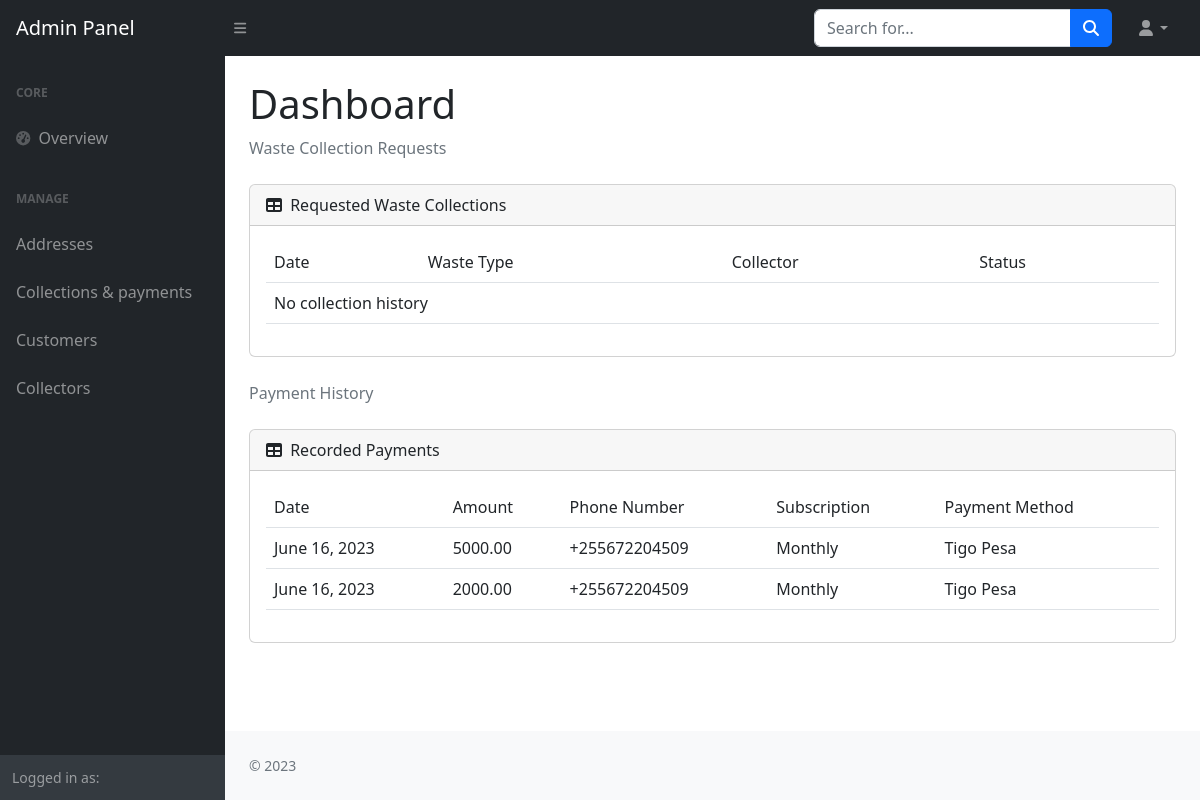
The page /collections_payments/ on the database as committed earlier.
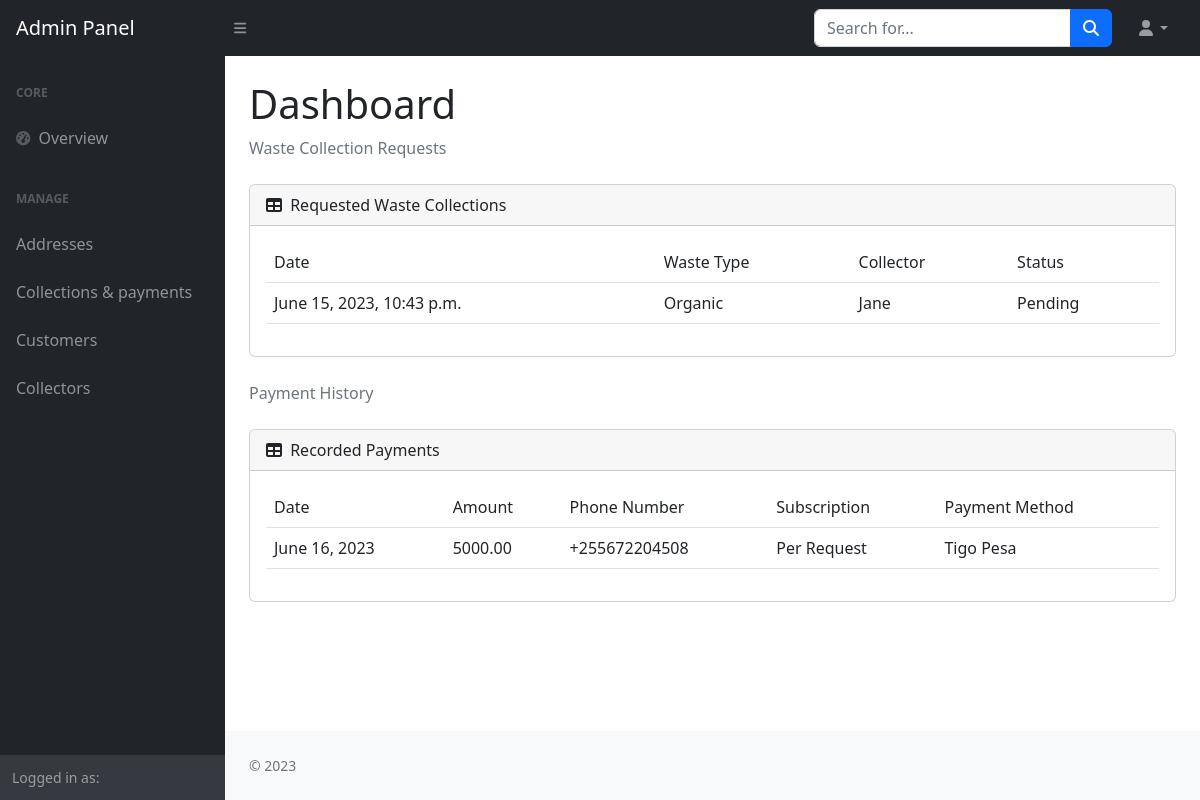
The same page on the database as committed later.
### wms_app/models.py (models this page shows, shortened)
class Payment(models.Model):
    waste_producer = models.ForeignKey(User, on_delete=models.CASCADE)
    payment_date = models.DateField()
    amount = models.DecimalField(max_digits=8, decimal_places=2)
    status = models.BooleanField(default=False)
    phone_number = models.CharField(max_length=20, blank=True, null=True)
    payment_method = models.CharField(max_length=20, blank=True, null=True)
    payment_type = models.CharField(max_length=20, blank=True, null=True)

class Collection(models.Model):
    waste_producer = models.ForeignKey(User, on_delete=models.CASCADE)
    waste_collector = models.ForeignKey(Customer, on_delete=models.CASCADE, null=True, blank=True)
    collection_date = models.DateField(blank=True, null=True)
    collection_status = models.BooleanField(default=False)
    time_requested = models.DateTimeField(auto_now_add=True)
    area = models.ForeignKey('Area', on_delete=models.CASCADE)
    waste_type = models.CharField(max_length=20)
    house_number = models.CharField(max_length=50)
    bin_number = models.CharField(max_length=50)

class Customer(models.Model):
    user = models.OneToOneField(User, on_delete=models.CASCADE)
    role = models.CharField(max_length=20)
    address = models.CharField(max_length=100)
    contact_number = models.CharField(max_length=20)
    def __str__(self):
        return self.user.first_name

### wms_app/views.py (the view)
# urls.py: path('collections_payments/', collections_payments_view, name='collections_payments'),
def collections_payments_view(request):
    collections = Collection.objects.all()
    payments = Payment.objects.all()
    context = {'collections': collections, 'payments': payments}
    return render(request, 'dashboard/collections_payments.html', context)

### templates/dashboard/collections_payments.html (shortened to what this page needs)
{% extends 'dashboard/base.html' %}
{% load static %}
{% block body %}
<body class="sb-nav-fixed">
    <nav class="sb-topnav navbar navbar-expand navbar-dark bg-dark">
        <a class="navbar-brand ps-3" href="index.html">Admin Panel</a>
        <button class="btn btn-link btn-sm order-1 order-lg-0 me-4 me-lg-0" id="sidebarToggle" href="#!"><i class="fas fa-bars"></i></button>
        <form class="d-none d-md-inline-block form-inline ms-auto me-0 me-md-3 my-2 my-md-0">
            <div class="input-group">
                <input class="form-control" type="text" placeholder="Search for..." aria-label="Search for..." aria-describedby="btnNavbarSearch" />
                <button class="btn btn-primary" id="btnNavbarSearch" type="button"><i class="fas fa-search"></i></button>
            </div>
        </form>
        <ul class="navbar-nav ms-auto ms-md-0 me-3 me-lg-4">
            <li class="nav-item dropdown">
                <a class="nav-link dropdown-toggle" id="navbarDropdown" href="#" role="button" data-bs-toggle="dropdown" aria-expanded="false"><i class="fas fa-user fa-fw"></i></a>
            </li>
        </ul>
    </nav>
    <div id="layoutSidenav">
        {% include "dashboard/admin_side_panel.html" %}
        <div id="layoutSidenav_content">
            <main>
                <div class="container-fluid px-4">
                    <h1 class="mt-4">Dashboard</h1>
                    <ol class="breadcrumb mb-4">
                        <li class="breadcrumb-item active">Waste Collection Requests</li>
                    </ol>
                    <div class="card mb-4">
                        <div class="card-header">
                            <i class="fas fa-table me-1"></i>
                            Requested Waste Collections
                        </div>
                        <div class="card-body">
                            <table class="table">
                                <thead>
                                    <tr>
                                        <td scope="col">Date</td>
                                        <td scope="col">Waste Type</td>
                                        <td scope="col">Collector</td>
                                        <td scope="col">Status</td>
                                    </tr>
                                </thead>
                                <tbody class="fw-light">
                                    {% if collections %}
                                        {% for collection in collections %}
                                        <tr>
                                            <td>{{collection.time_requested}}</td>
                                            <td>{{collection.waste_type}}</td>
                                            <td>{{collection.waste_collector}}</td>
                                            <td>{%if collection.collection_status is True %}Complete{% else %}Pending {%endif%}</td>
                                        </tr>
                                        {% endfor %}
                                    {% else %}
                                        <tr>
                                            <td colspan="4">No collection history</td>
                                        </tr>
                                    {% endif %}
                                </tbody>
                            </table>
                        </div>
                    </div>
                    <ol class="breadcrumb mb-4">
                        <li class="breadcrumb-item active">Payment History</li>
                    </ol>
                    <div class="card mb-4">
                        <div class="card-header">
                            <i class="fas fa-table me-1"></i>
                            Recorded Payments
                        </div>
                        <div class="card-body">
                            <table class="table">
                                <thead>
                                    <tr>
                                        <td scope="col">Date</td>
                                        <td scope="col">Amount</td>
                                        <td scope="col">Phone Number</td>
                                        <td scope="col">Subscription</td>
                                        <td scope="col">Payment Method</td>
                                    </tr>
                                </thead>
                                <tbody class="fw-light">
                                    {% if payments %}
                                        {% for payment in payments %}
                                        <tr>
                                            <td>{{payment.payment_date}}</td>
                                            <td>{{payment.amount}}</td>
                                            <td>{{payment.phone_number}}</td>
                                            <td>
                                                {% if payment.payment_type == '1' %}
                                                    Monthly
                                                {% else %}
                                                    Per Request
                                                {% endif %}
                                            </td>
                                            <td>
                                                {% if payment.payment_method == '1' %}
                                                    Tigo Pesa
                                                {% elif payment.payment_method == '2' %}
                                                    Airtel Money
                                                {% else %}
                                                    M-pesa
                                                {% endif %}
                                            </td>
                                        </tr>
                                        {% endfor %}
                                    {% else %}
                                        <tr>
                                            <td colspan="5">No payment history</td>
                                        </tr>
                                    {% endif %}
                                </tbody>
                            </table>
                        </div>
                    </div>
                </div>
            </main>
            <footer class="py-4 bg-light mt-auto">
                <div class="container-fluid px-4">
                    <div class="d-flex align-items-center justify-content-between small">
                        <div class="text-muted">&copy; 2023</div>
                    </div>
                </div>
            </footer>
        </div>
    </div>
</body>
{% endblock body %}

### templates/dashboard/base.html (shortened to what this page needs)
{% load static %}
<!DOCTYPE html>
<html lang="en">
    <head>
        <link href="https://cdn.jsdelivr.net/npm/simple-datatables@7.1.2/dist/style.min.css" rel="stylesheet" />
        <link href="{% static 'dashboard/css/styles.css' %}" rel="stylesheet" />
    </head>
    {% block body %}
    {% endblock body %}
</html>

### templates/dashboard/admin_side_panel.html (shortened to what this page needs)
<div id="layoutSidenav_nav">
    <nav class="sb-sidenav accordion sb-sidenav-dark" id="sidenavAccordion">
        <div class="sb-sidenav-menu">
            <div class="nav">
                <div class="sb-sidenav-menu-heading">Core</div>
                <a class="nav-link" href="/dashboard">
                    <div class="sb-nav-link-icon"><i class="fas fa-tachometer-alt"></i></div>
                    Overview
                </a>
                <div class="sb-sidenav-menu-heading">Manage</div>
                <a class="nav-link" href="/addresses">Addresses</a>
                <a class="nav-link" href="/collections_payments">Collections & payments</a>
                <a class="nav-link" href="/customers">Customers</a>
                <a class="nav-link" href="/collector">Collectors</a>
            </div>
        </div>
        <div class="sb-sidenav-footer">
            <div class="small">Logged in as:</div>
        </div>
    </nav>
</div>

Rows that differ between the two databases and show on the page:
removed Payment: payment_date "June 16, 2023", amount "2000.00", phone_number "+255672204509", payment_type "Monthly", payment_method "Tigo Pesa"
added Collection: time_requested "June 15, 2023, 10:43 p.m.", waste_type "Organic", waste_collector "Jane", collection_status "Pending"
changed Payment: phone_number "+255672204509" → "+255672204508"; payment_type "Monthly" → "Per Request"
Other text that changed with them:
text no longer shown: "No collection history"
